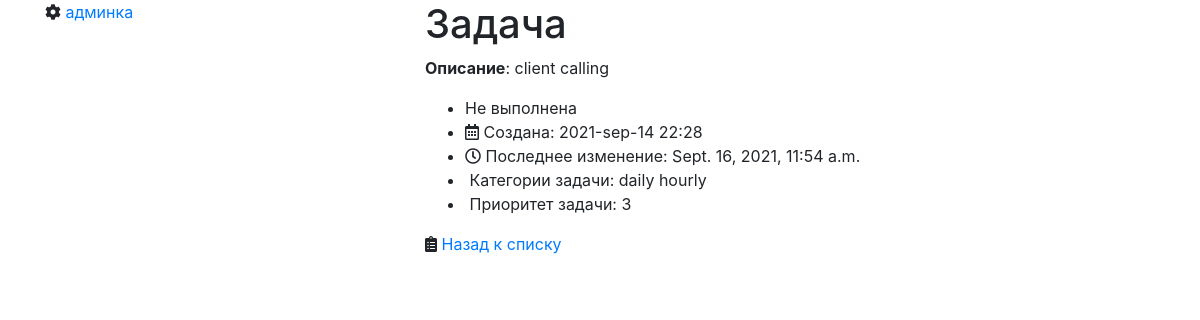
Page /details/5 on the committed database.
### tasks/models.py (models this page shows, shortened)
class TodoItem(models.Model):
    PRIORITY_HIGH = 1
    PRIORITY_MEDIUM = 2
    PRIORITY_LOW = 3
    PRIORITY_CHOICES = [
        (PRIORITY_HIGH, "Высокий приоритет"),
        (PRIORITY_MEDIUM, "Средний приоритет"),
        (PRIORITY_LOW, "Низкий приоритет"),
    ]
    description = models.TextField("описание")
    is_completed = models.BooleanField("выполнено", default=False)
    created = models.DateTimeField(auto_now_add=True)
    updated = models.DateTimeField(auto_now=True)
    owner = models.ForeignKey(
        User, on_delete=models.CASCADE, related_name="users"
    )
    priority = models.CharField(
        "Приоритет", choices=PRIORITY_CHOICES, default=PRIORITY_MEDIUM, max_length=2
    )
    category = models.ManyToManyField(Category, blank=True)
    def __str__(self):
        return self.description.lower()

class Category(models.Model):
    slug = models.CharField(max_length=128)
    name = models.CharField(max_length=256)
    todos_count = models.PositiveIntegerField(default=0)
    class Meta:
        verbose_name = 'Категория'
        verbose_name_plural = 'Категории'

### tasks/views.py (the view)
# urls.py: path("details/<int:pk>", views.TaskDetailsView.as_view(), name="details"),
class TaskDetailsView(DetailView):
    model = TodoItem
    template_name = "tasks/details.html"

### tasks/templates/tasks/details.html (shortened to what this page needs)
{% extends "base.html" %}
{% block main_content %}
  <h1>Задача</h1>
  <p><b>Описание</b>: {{ object }}</p>
  <ul>
    <li>
      {{ object.is_completed|yesno:"Выполнена,Не выполнена" }}
    </li>
    <li><i class="far fa-calendar-alt"></i>&nbsp;Создана: {{ object.created|date:"Y-b-d H:i" }}</li>
    <li><i class="far fa-clock"></i>&nbsp;Последнее изменение: {{ object.updated }}</li>
    <li>&nbsp;Категории задачи:
    {% for cat in object.category.all %}
    <span> {{ cat.name }}</span>
    {% endfor %}
    </li>
    <li>&nbsp;Приоритет задачи: {{ object.get_priority_display }} </li>
  </ul>
  <i class="fas fa-clipboard-list"></i>&nbsp;<a href="{% url 'tasks:list' %}">Назад к списку</a>
{% endblock %}

### rows in the picture
TodoItem: description "client calling", is_completed "Не выполнена", created "2021-sep-14 22:28", updated "Sept. 16, 2021, 11:54 a.m.", priority "3"
Category: name "daily"
Category: name "hourly"
